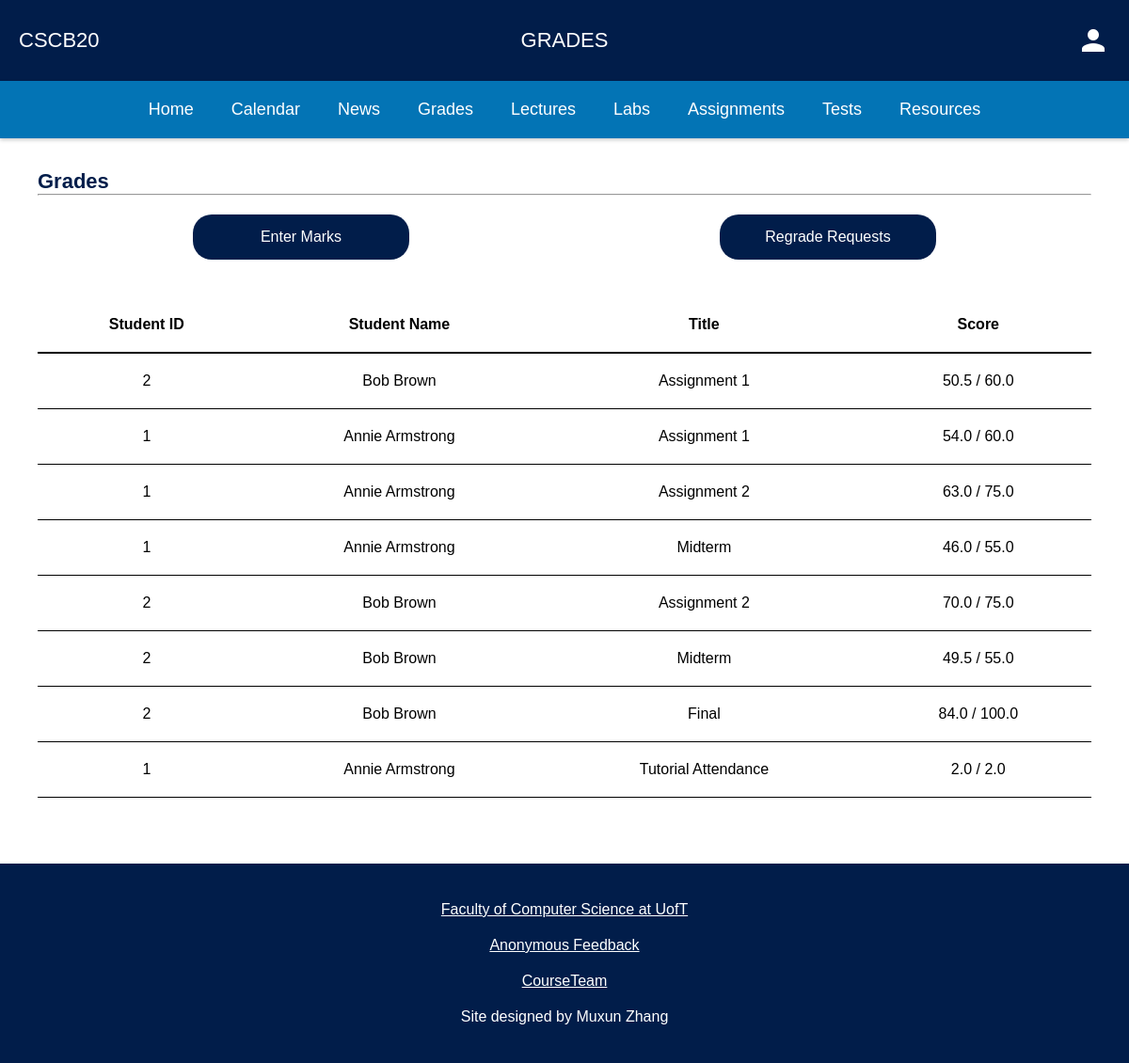
Screenshot of /grades (signed in) with the database file from the repository.
### app.py (models this page shows, shortened)
class Grade(db.Model):
    __tablename__ = 'Grade'
    id = db.Column(db.Integer, primary_key = True)
    stud_id = db.Column(db.Integer, nullable=False)
    inst_id = db.Column(db.Integer, nullable=False)
    title = db.Column(db.String(20), nullable=False)
    score = db.Column(db.Double, nullable=False)
    full = db.Column(db.Double, nullable=False)
    remark = db.Column(db.Boolean, nullable=False)

class User(db.Model):
    __tablename__ = 'User'
    id = db.Column(db.Integer, primary_key = True)
    username = db.Column(db.String(20), unique=True, nullable=False)
    email = db.Column(db.String(100), unique=True, nullable=False)
    first_name = db.Column(db.String(25), nullable=False)
    last_name = db.Column(db.String(25), nullable=False)
    password = db.Column(db.String(20), nullable=False)
    type = db.Column(db.String(10), nullable=False)

### app.py (the view)
@app.route("/grades")
def grades():
    if 'name' not in session:
        flash('Access denied.', 'error')
        return redirect(url_for('login'))
    else:
        user = User.query.filter_by(username = session['name']).first()
        grades = []
        if(user.type == 'student'):
            grades = stud_query_grades(user.id)
            return render_template("stud_grades.html",
                                    page_title = "CSCB20 Grades",
                                    current_page_name = "GRADES",
                                    grades = grades)
        elif(user.type == 'instructor'):
            grades = inst_query_grades(user.id)
            return render_template("inst_grades.html",
                                    page_title = "CSCB20 Grades",
                                    current_page_name = "GRADES",
                                    grades = grades)
        else:
            flash('Invalid user.', 'error')
            return redirect(url_for('login'))

### app.py (called while the page is built)
def inst_query_grades(id):
    grades = db.session.query(Grade, User).join(User, Grade.stud_id == User.id).filter(Grade.inst_id == id).all()
    return grades

### templates/inst_grades.html
<link rel="stylesheet" type= "text/css" href="{{ url_for('static', filename='css/grades.css') }}">
{% extends "template.html" %}
{% block content %}
    <div class="main-content">
        <div class="content">
            <h2>Grades</h2>
            <hr>
            <div id="buttons">
                <a href="{{ url_for('mark') }}">Enter Marks</a>
                <a href="{{ url_for('regrade') }}">Regrade Requests</a>
            </div>
            <table>
                <tr>
                    <th>Student ID</th>
                    <th>Student Name</th>
                    <th>Title</th>
                    <th>Score</th>
                </tr>
                {% for grade, user in grades %}
                    <tr>
                        <td>{{ grade.stud_id }}</td>
                        <td>{{ user.first_name }} {{ user.last_name }}</td>
                        <td>{{ grade.title }}</td>
                        <td>{{ grade.score }} / {{ grade.full }}</td>
                    </tr>
                {% endfor %}
            </table>
        </div>
    </div>
{% endblock content %}

### static/css/grades.css (style rules this page uses)
table, th, td { border-color: gray; border-collapse: collapse; }
table { width: 100%; margin: 20px 0px; text-align: center; display: block; overflow-x: auto; white-space: nowrap; }
th, td { padding: 20px; }
th { border-bottom: 2px solid; }
td { border-bottom: 1px solid; }
div#buttons { display: flex; flex-direction: row; justify-content: space-around; }
div#buttons a { display: flex; flex-direction: row; align-items: center; justify-content: center; text-align: center; padding: 15px; margin: 20px; background-color: #011D4A; color: #FFFFFF; border-radius: 20px; border: none; text-decoration: none; width: 200px; font-size: 16px; }

### static/css/template.css (style rules this page uses)
* { background-color: #FFFFFF; padding: 0px; margin: 0px; font-family: sans-serif; }
html { height: 100%; }
body { min-height: 100vh; display: flex; flex-direction: column; }
div.main-content { padding: 100px 20px 30px; min-height: max-content; }
div.content { margin: 0px; padding: 20px; color: #2D3B45; min-height: max-content; }
div.content h2 { font-size: 22px; color: #011D4A; }
@media only screen and (min-width: 1100px) { div.main-content { padding: 160px 20px 30px; } }

### rows the page displays
Grade: stud_id "2", first_name "Bob", last_name "Brown", title "Assignment 1", score "50.5", full "60.0"
Grade: stud_id "1", first_name "Annie", last_name "Armstrong", title "Assignment 1", score "54.0", full "60.0"
Grade: stud_id "1", first_name "Annie", last_name "Armstrong", title "Assignment 2", score "63.0", full "75.0"
Grade: stud_id "1", first_name "Annie", last_name "Armstrong", title "Midterm", score "46.0", full "55.0"
Grade: stud_id "2", first_name "Bob", last_name "Brown", title "Assignment 2", score "70.0", full "75.0"
Grade: stud_id "2", first_name "Bob", last_name "Brown", title "Midterm", score "49.5", full "55.0"
Grade: stud_id "2", first_name "Bob", last_name "Brown", title "Final", score "84.0", full "100.0"
Grade: stud_id "1", first_name "Annie", last_name "Armstrong", title "Tutorial Attendance", score "2.0", full "2.0"

### other values shown
{{ current_page_name }} "GRADES"
